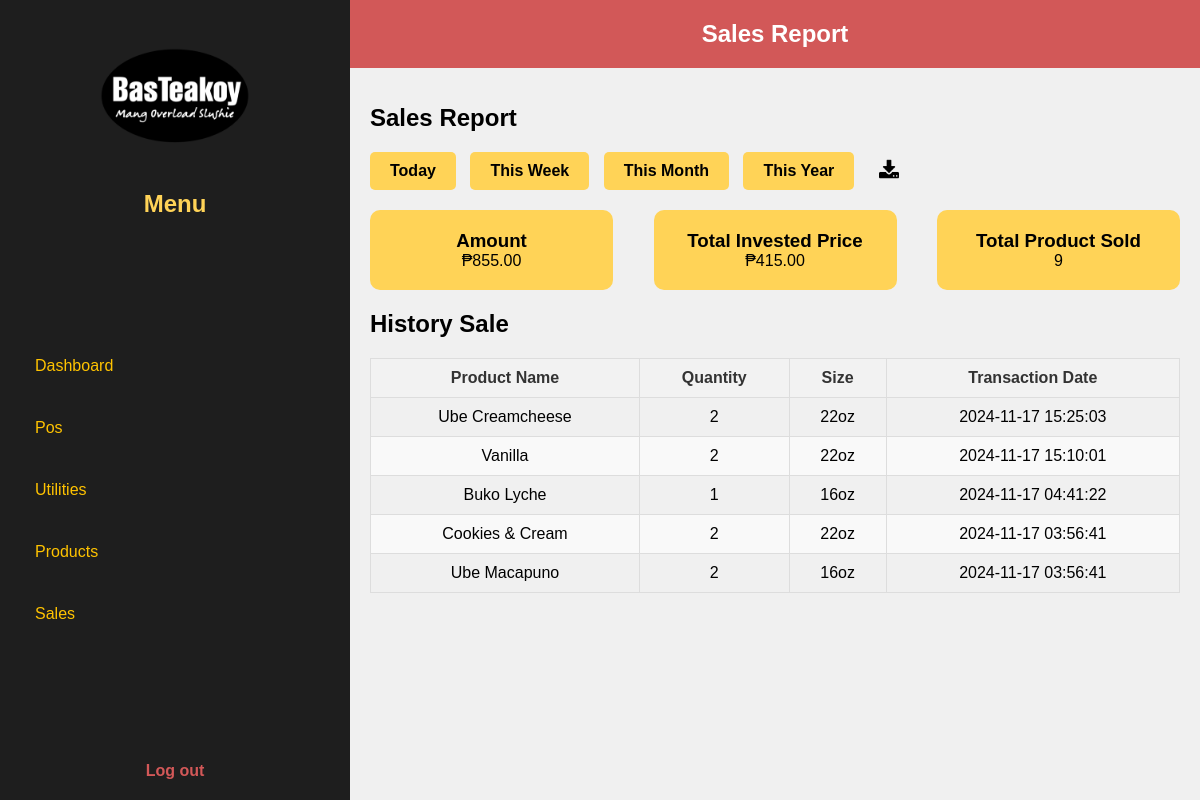
Page /bkinventory/sales.php (signed in) on the committed database.
### tables this page shows
CREATE TABLE `checkout_transactions` (
  `checkout_transactions_id` int(11) NOT NULL,
  `product_id` int(11) DEFAULT NULL,
  `user_id` int(11) DEFAULT NULL,
  `payment_method` enum('cash','gcash') DEFAULT NULL,
  `product_name` varchar(100) DEFAULT NULL,
  `quantity` int(11) DEFAULT NULL,
  `amount_paid` decimal(10,2) DEFAULT NULL,
  `total_amount` decimal(10,2) DEFAULT NULL,
  `total_invested_price` decimal(10,2) DEFAULT NULL,
  `transaction_date` datetime DEFAULT current_timestamp(),
  `change_amount` decimal(10,2) DEFAULT NULL,
  `size` varchar(20) DEFAULT NULL
);

### bkinventory/sales.php (the view, shortened to what this page needs)
<?php
$con = connection();
$salesData = [
    'total_amount' => 0,
    'total_invested' => 0,
    'quantity_sold' => 0
];
$filter = "today";
$startOfWeek = date("Y-m-d", strtotime('monday this week'));
$startOfMonth = date("Y-m-01");
$startOfYear = date("Y-01-01");
$query = "";
if ($filter == "today") {
    $query = "SELECT SUM(sales_total_amount) as total_amount, SUM(sales_total_invested_price) as total_invested, SUM(sales_quantity_sold) as quantity_sold FROM Sales WHERE DATE(sales_date) = CURDATE()";
} elseif ($filter == "this_week") {
    $query = "SELECT SUM(sales_total_amount) as total_amount, SUM(sales_total_invested_price) as total_invested, SUM(sales_quantity_sold) as quantity_sold FROM Sales WHERE sales_date BETWEEN '$startOfWeek' AND CURDATE()";
} elseif ($filter == "this_month") {
    $query = "SELECT SUM(sales_total_amount) as total_amount, SUM(sales_total_invested_price) as total_invested, SUM(sales_quantity_sold) as quantity_sold FROM Sales WHERE sales_date BETWEEN '$startOfMonth' AND CURDATE()";
} elseif ($filter == "this_year") {
    $query = "SELECT SUM(sales_total_amount) as total_amount, SUM(sales_total_invested_price) as total_invested, SUM(sales_quantity_sold) as quantity_sold FROM Sales WHERE sales_date BETWEEN '$startOfYear' AND CURDATE()";
}
if ($query != "") {
    $result = $con->query($query);
    if ($result->num_rows > 0) {
        $salesData = $result->fetch_assoc();
    } else {
        echo "No sales data found for this period.<br>";
    }
}
function getSalesHistory($filter, $con) {
    $currentDate = date("Y-m-d");
    $sql = "SELECT product_name, quantity, size, transaction_date
            FROM checkout_transactions WHERE ";
    switch ($filter) {
        case 'today':
            $sql .= "DATE(transaction_date) = '$currentDate'";
            break;
    }
    $sql .= " ORDER BY transaction_date DESC";
    $result = $con->query($sql);
    $history = [];
    if ($result->num_rows > 0) {
        while ($row = $result->fetch_assoc()) {
            $history[] = $row;
        }
    }
    return $history;
}
$filter = isset($_GET['filter']) ? $_GET['filter'] : 'today';
$salesHistory = getSalesHistory($filter, $con);
?>
<!DOCTYPE html>
<html lang="en">
<head>
    <link rel="stylesheet" href="css/sales.css">
</head>
<body>
    <div class="dashboard-container">
        <aside class="sidebar">
            <div class="logo">
                <img src="img/logo.png" alt="BasTeakoy">
                <h2>Menu</h2>
            </div>
            <nav>
                <ul>
                    <li><a href="admin_dashboard.php">Dashboard</a></li>
                    <li><a href="admin_pos.php">Pos</a></li>
                    <li><a href="utilities.php">Utilities</a></li>
                    <li><a href="products.php">Products</a></li>
                    <li><a href="sales.php">Sales</a></li>
                </ul>
            </nav>
            <div class="logout">
                <a href="logout.php" onclick="return confirm('Do you want to logout from this page?');">Log out</a>
            </div>
        </aside>
        <section class="main-content">
            <div class="dashboard-header">
                <h1>Sales Report</h1>
            </div>
            <div class="sales-report">
                <h2>Sales Report</h2>
                <div class="report-buttons">
                    <form method="POST" action="">
                        <button class="report-btn" name="filter" value="today">Today</button>
                        <button class="report-btn" name="filter" value="this_week">This Week</button>
                        <button class="report-btn" name="filter" value="this_month">This Month</button>
                        <button class="report-btn" name="filter" value="this_year">This Year</button>
                    </form>
                    <div class="download-btn-container">
                        <button class="reportdownload" id="downloadBtn">
                            <img src="img/download-to-storage-drive.png" alt="Download" width="20" height="20">
                        </button>
                    </div>
                </div>
                <div class="sales-summary">
                    <div class="sales-box">
                        <h3>Amount</h3>
                        <p id="amountTotal">₱<?php echo number_format($salesData['total_amount'], 2); ?></p>
                    </div>
                    <div class="sales-box">
                        <h3>Total Invested Price</h3>
                        <p id="total-invested-price">₱<?php echo number_format($salesData['total_invested'], 2); ?></p>
                    </div>
                    <div class="sales-box">
                        <h3>Total Product Sold</h3>
                        <p id="productTotal"><?php echo number_format($salesData['quantity_sold']); ?></p>
                    </div>
                </div>
            </div>
            <div class="sales-history">
                <h2>History Sale</h2>
                <div class="scroll-panel">
                    <table id="salesTable">
                        <thead>
                            <tr>
                                <th>Product Name</th>
                                <th>Quantity</th>
                                <th>Size</th>
                                <th>Transaction Date</th>
                            </tr>
                        </thead>
                        <tbody>
                            <?php foreach ($salesHistory as $history): ?>
                            <tr>
                                <td><?php echo $history['product_name']; ?></td>
                                <td><?php echo $history['quantity']; ?></td>
                                <td><?php echo $history['size']; ?></td>
                                <td><?php echo $history['transaction_date']; ?></td>
                            </tr>
                            <?php endforeach; ?>
                        </tbody>
                    </table>
                </div>
            </div>
        </section>
    </div>
</body>
</html>

### bkinventory/css/sales.css (style rules this page uses)
* { margin: 0; padding: 0; box-sizing: border-box; }
body { font-family: 'General Sans', sans-serif; background-color: #F0F0F0; overflow: hidden; }
body { margin: 0; font-family: 'General Sans', sans-serif; }
.dashboard-container { display: flex; height: 100vh; overflow: hidden; }
.sidebar { background-color: #1E1E1E; color: #FFD357; width: 350px; height: 100%; padding: 20px; position: fixed; top: 0; left: 0; display: flex; flex-direction: column; justify-content: space-between; }
.sidebar .logo { text-align: center; }
.sidebar .logo img { width: 150px; }
.sidebar h2, .sidebar p { margin: 16px 8px; font-weight: bold; }
.sidebar nav ul { list-style: none; padding-bottom: 16px; }
.sidebar nav ul li { margin: 24px 0; transition: background-color 0.3s ease, color 0.3s ease; }
.sidebar nav ul li a { text-decoration: none; color: #FFC300; font-weight: 500; display: block; padding: 10px 15px; border-radius: 5px; transition: background-color 0.3s ease, color 0.3s ease; }
.sidebar .logout { text-align: center; }
.sidebar .logout a { color: #D25858; text-decoration: none; font-weight: bold; }
.dashboard-header { background-color: #D25858; color: white; padding: 20px; text-align: center; position: fixed; width: calc(100% - 350px); top: 0; left: 350px; z-index: 2; margin-bottom: 24px; }
.main-content { margin-left: 350px; padding: 20px; padding-top: 80px; width: calc(100% - 350px); }
.sales-report h2 { font-size: 24px; margin-bottom: 20px; margin-top: 24px; }
.report-buttons { margin-bottom: 20px; }
.report-btn { background-color: #000; color: #FFD357; border: none; padding: 10px 20px; margin-right: 10px; cursor: pointer; transition: background-color 0.3s ease; transition: opacity 0.3s ease; border-radius: 4px; font-weight: bold; }
.sales-summary { display: flex; justify-content: space-between; margin-bottom: 20px; }
.sales-box { background-color: #FFD357; padding: 20px; border-radius: 10px; width: 30%; text-align: center; }
#salesTable { width: 100%; border-collapse: collapse; margin-top: 20px; }
#salesTable th, #salesTable td { border: 1px solid #ddd; padding: 10px; text-align: center; }
#salesTable th { background-color: #f2f2f2; color: #333; }
#salesTable tr:nth-child(even) { background-color: #f9f9f9; }
.report-buttons { display: flex; align-items: center; gap: 10px; }
.report-btn { padding: 10px 20px; background-color: #FFD357; color: rgb(0, 0, 0); border: none; cursor: pointer; font-size: 16px; border-radius: 5px; transition: background-color 0.3s ease; }
.reportdownload { background: none; border: none; cursor: pointer; display: inline-flex; align-items: center; }
.reportdownload img { margin-left: 5px; }

### bkinventory/sales.php (style rules this page uses)
.scroll-panel { max-height: 400px; overflow-y: auto; }

### rows in the picture
checkout_transactions: product_name "Ube Creamcheese", quantity "2", size "22oz", transaction_date "2024-11-17 15:25:03"
checkout_transactions: product_name "Vanilla", quantity "2", size "22oz", transaction_date "2024-11-17 15:10:01"
checkout_transactions: product_name "Buko Lyche", quantity "1", size "16oz", transaction_date "2024-11-17 04:41:22"
checkout_transactions: product_name "Cookies & Cream", quantity "2", size "22oz", transaction_date "2024-11-17 03:56:41"
checkout_transactions: product_name "Ube Macapuno", quantity "2", size "16oz", transaction_date "2024-11-17 03:56:41"

### other values in the picture
$salesData['total_amount'] "855.00"
$salesData['total_invested'] "415.00"
$salesData['quantity_sold'] "9"
